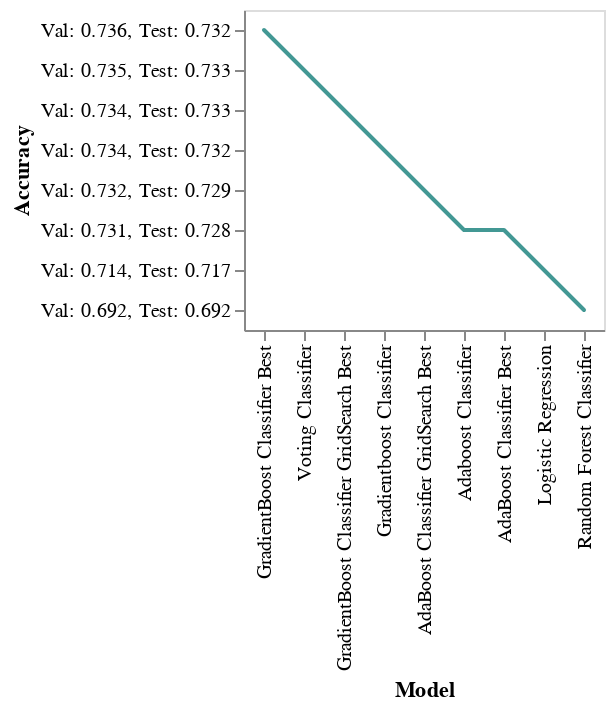

Write notebook code for a chart like this one.
### Code cell
DeepnoteChart(sorted_results_df, """{"layer":[{"layer":[{"mark":{"clip":true,"type":"trail","color":"#439894","tooltip":true},"encoding":{"x":{"sort":null,"type":"nominal","field":"Model","scale":{"type":"linear","zero":false}},"y":{"sort":null,"type":"nominal","field":"Accuracy","scale":{"type":"linear","zero":false}}}},{"mark":{"size":100,"type":"point","opacity":0,"tooltip":true},"encoding":{"x":{"sort":null,"type":"nominal","field":"Model","scale":{"type":"linear","zero":false}},"y":{"sort":null,"type":"nominal","field":"Accuracy","scale":{"type":"linear","zero":false}}}}]}],"title":"","config":{"legend":{}},"$schema":"https://vega.github.io/schema/vega-lite/v5.json","encoding":{}}""")

### Figure 1 — Vega-Lite specification as saved in the notebook (floating-point values rounded to 4 significant figures)
{"$schema": "https://vega.github.io/schema/vega-lite/v5.json", "encoding": {}, "layer": [{"layer": [{"mark": {"type": "trail", "tooltip": true, "color": "#439894", "clip": true}, "encoding": {"x": {"field": "Model", "type": "nominal", "sort": null, "scale": {"zero": false, "type": "linear"}}, "y": {"field": "Accuracy", "type": "nominal", "sort": null, "scale": {"zero": false, "type": "linear"}}}}, {"mark": {"type": "point", "tooltip": true, "size": 100, "opacity": 0}, "encoding": {"x": {"field": "Model", "type": "nominal", "sort": null, "scale": {"zero": false, "type": "linear"}}, "y": {"field": "Accuracy", "type": "nominal", "sort": null, "scale": {"zero": false, "type": "linear"}}}}]}], "title": "", "config": {"legend": {}}, "data": {"values": [{"Model": "GradientBoost Classifier Best", "Accuracy": "Val: 0.736, Test: 0.732", "Precision": "Val: 0.737, Test: 0.733", "Recall": "Val: 0.736, Test: 0.732", "F1-Score": "Val: 0.736, Test: 0.732"}, {"Model": "Voting Classifier", "Accuracy": "Val: 0.735, Test: 0.733", "Precision": "Val: 0.737, Test: 0.734", "Recall": "Val: 0.735, Test: 0.733", "F1-Score": "Val: 0.734, Test: 0.732"}, {"Model": "GradientBoost Classifier GridSearch Best", "Accuracy": "Val: 0.734, Test: 0.733", "Precision": "Val: 0.735, Test: 0.734", "Recall": "Val: 0.734, Test: 0.733", "F1-Score": "Val: 0.733, Test: 0.732"}, {"Model": "Gradientboost Classifier", "Accuracy": "Val: 0.734, Test: 0.732", "Precision": "Val: 0.735, Test: 0.733", "Recall": "Val: 0.734, Test: 0.732", "F1-Score": "Val: 0.733, Test: 0.732"}, {"Model": "AdaBoost Classifier GridSearch Best", "Accuracy": "Val: 0.732, Test: 0.729", "Precision": "Val: 0.735, Test: 0.732", "Recall": "Val: 0.732, Test: 0.729", "F1-Score": "Val: 0.730, Test: 0.728"}, {"Model": "Adaboost Classifier", "Accuracy": "Val: 0.731, Test: 0.728", "Precision": "Val: 0.735, Test: 0.731", "Recall": "Val: 0.731, Test: 0.728", "F1-Score": "Val: 0.729, Test: 0.727"}, {"Model": "AdaBoost Classifier Best", "Accuracy": "Val: 0.731, Test: 0.728", "Precision": "Val: 0.736, Test: 0.731", "Recall": "Val: 0.731, Test: 0.728", "F1-Score": "Val: 0.729, Test: 0.726"}, {"Model": "Logistic Regression", "Accuracy": "Val: 0.714, Test: 0.717", "Precision": "Val: 0.715, Test: 0.718", "Recall": "Val: 0.714, Test: 0.717", "F1-Score": "Val: 0.714, Test: 0.716"}, {"Model": "Random Forest Classifier", "Accuracy": "Val: 0.692, Test: 0.692", "Precision": "Val: 0.692, Test: 0.692", "Recall": "Val: 0.692, Test: 0.692", "F1-Score": "Val: 0.692, Test: 0.692"}]}}
